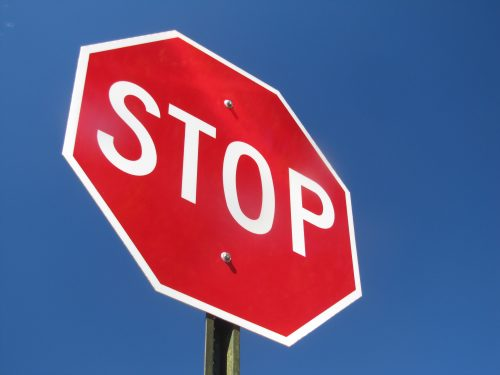
#> input picture stop_sign.jpg, 500 x 375 px
$ jupyter execute 'Traffic Sign Wrap.ipynb'   (shell and % lines are left out)
#> lines starting #> are read from the running program, lines starting #| are printed output that depends on the picture
[cell 1]
import numpy as np
import cv2
import matplotlib.pyplot as plt
import matplotlib.image as mpimg

# Read and displaay the original image
img = mpimg.imread('./stop_sign.jpg')
#> img is the input picture: shape (375, 500, 3); mean R, G, B 105.9, 90.2, 132.5
plt.imshow(img)

[cell 2]

# source image points
plt.imshow(img)
plt.plot(345, 189, '.') # top right
plt.plot(355, 287, '.') # bottom right
plt.plot(73, 152, '.') # bottom left
plt.plot(88, 51, '.') # top left
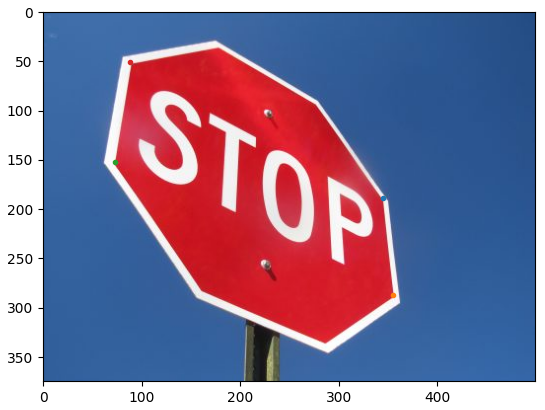
#> figure drawn by matplotlib, 1 panel

[cell 3]
# Define perspective transform function
def warp(img):
    # Define calibration box in source(original) and destination (warped) corordinates
    img_size = (img.shape[0], img.shape[1])
#> img_size = (375, 500)

    # Four source coordinates
    src = np.float32(
            [[345, 189],
             [355, 287],
             [73, 152],
             [88, 51]])
    # Four desired coordinates
    dst = np.float32(
            [[350, 90],
             [350, 200],
             [70, 200],
             [70, 90]])

    # Compute the perspective transform, M
    M = cv2.getPerspectiveTransform(src, dst)

    # Could compute the invert also by swapping the input parameters
    Minv = cv2.getPerspectiveTransform(dst, src)

    # Create warped image - uses linear interpolation
    warped = cv2.warpPerspective(img, M, img_size, flags=cv2.INTER_LINEAR)
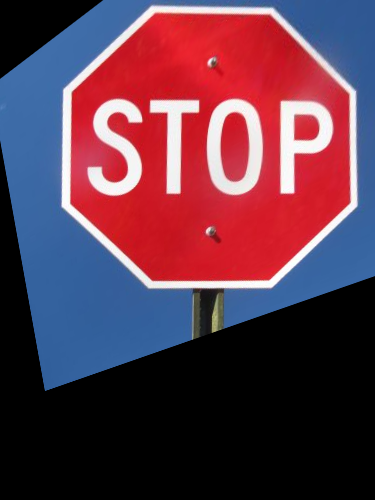
#> warped: shape (500, 375, 3); mean R, G, B 94.2, 56, 74.5

    return warped

[cell 4]
warped_im = warp(img)

# Visualize undistortion
f, (ax1, ax2) = plt.subplots(1, 2, figsize=(20, 10))
ax1.set_title('Source image')
ax1.imshow(img)
ax2.set_title('Warped image')
ax2.imshow(warped_im)
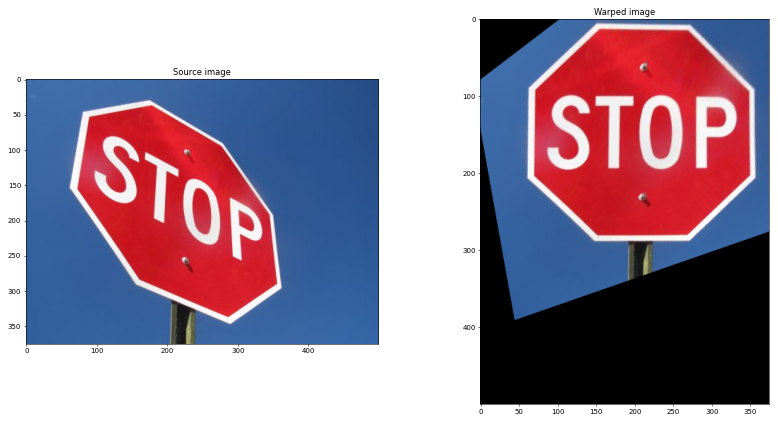
#> figure drawn by matplotlib, 2 panels
